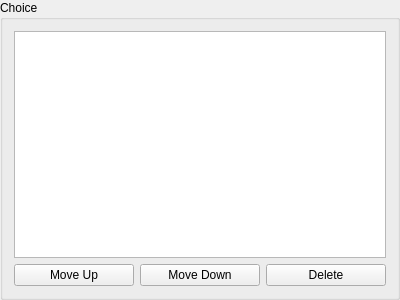
<?xml version="1.0" encoding="UTF-8"?>
<ui version="4.0">
 <class>wally::qtfront::question_view_sub::ChoiceMimic</class>
 <widget class="QGroupBox" name="wally::qtfront::question_view_sub::ChoiceMimic">
  <property name="geometry">
   <rect>
    <x>0</x>
    <y>0</y>
    <width>400</width>
    <height>300</height>
   </rect>
  </property>
  <property name="windowTitle">
   <string>GroupBox</string>
  </property>
  <property name="title">
   <string>Choice</string>
  </property>
  <layout class="QVBoxLayout" name="verticalLayout">
   <item>
    <widget class="ChoiceTextEdit" name="textEdit"/>
   </item>
   <item>
    <layout class="QHBoxLayout" name="horizontalLayout">
     <item>
      <widget class="QPushButton" name="btn_moveUp">
       <property name="text">
        <string>Move Up</string>
       </property>
      </widget>
     </item>
     <item>
      <widget class="QPushButton" name="btn_moveDown">
       <property name="text">
        <string>Move Down</string>
       </property>
      </widget>
     </item>
     <item>
      <widget class="QPushButton" name="btn_delete">
       <property name="text">
        <string>Delete</string>
       </property>
      </widget>
     </item>
    </layout>
   </item>
  </layout>
 </widget>
 <customwidgets>
  <customwidget>
   <class>ChoiceTextEdit</class>
   <extends>QPlainTextEdit</extends>
   <header>qtfront/question_view_sub/choice_mimic.h</header>
  </customwidget>
 </customwidgets>
 <resources/>
 <connections/>
</ui>
